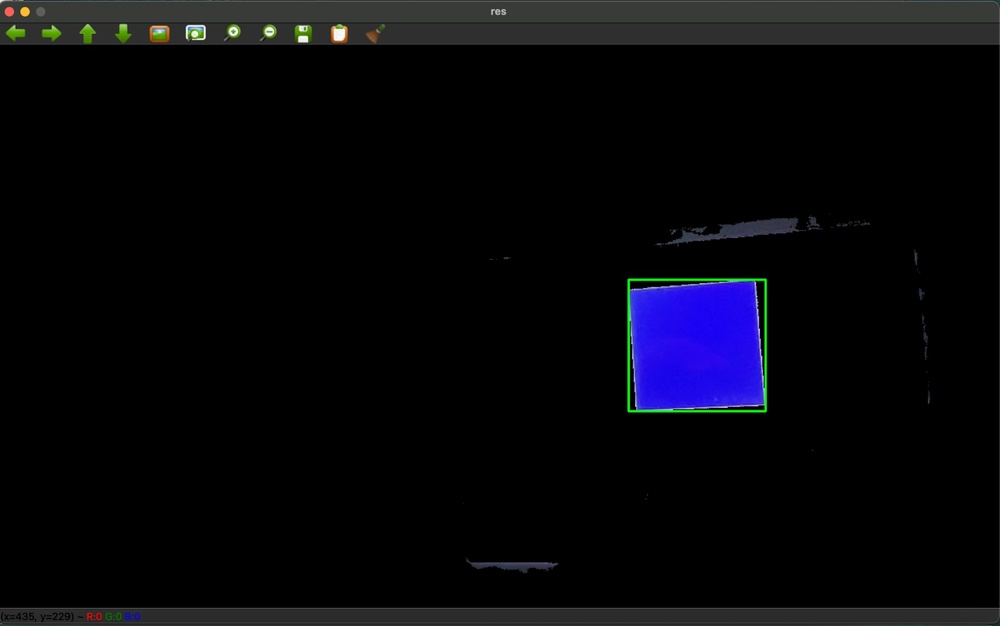
#> input picture 3FBFBD24-3759-42DE-847A-AD4AB1EC6988.jpeg, 1000 x 626 px, shrunk from 1600 x 1002 before the run, given in place of the camera
$ python task4.1.py
#> lines starting #> are read from the running program, lines starting #| are printed output that depends on the picture; after the words box and inside, x2 and y2 are one past the last pixel; in counts of white or black regions, pixels touching at a corner belong together
'''
References:
https://docs.opencv.org/4.x/df/d9d/tutorial_py_colorspaces.html
https://docs.opencv.org/4.x/dd/d49/tutorial_py_contour_features.html
Improvements: Turn res from BGR to GRAY.
              Add a if statement for contours so the program doesn't end if it did not capture the object.
'''
import numpy as np
import cv2 as cv


cap = cv.VideoCapture(0)
while(1):
    # Take each frame
    _, frame = cap.read()
#> frame is the input picture: shape (626, 1000, 3); mean B, G, R 11.6, 6.9, 6.9
    # Convert BGR to HSV
    hsv = cv.cvtColor(frame, cv.COLOR_BGR2HSV)
#> hsv: shape (626, 1000, 3); mean H, S, V 7.7, 11.1, 12.6
    # define range of blue color in HSV
    lower_blue = np.array([110,50,50])
    upper_blue = np.array([130,255,255])
    # Threshold the HSV image to get only blue colors
    mask = cv.inRange(hsv, lower_blue, upper_blue)
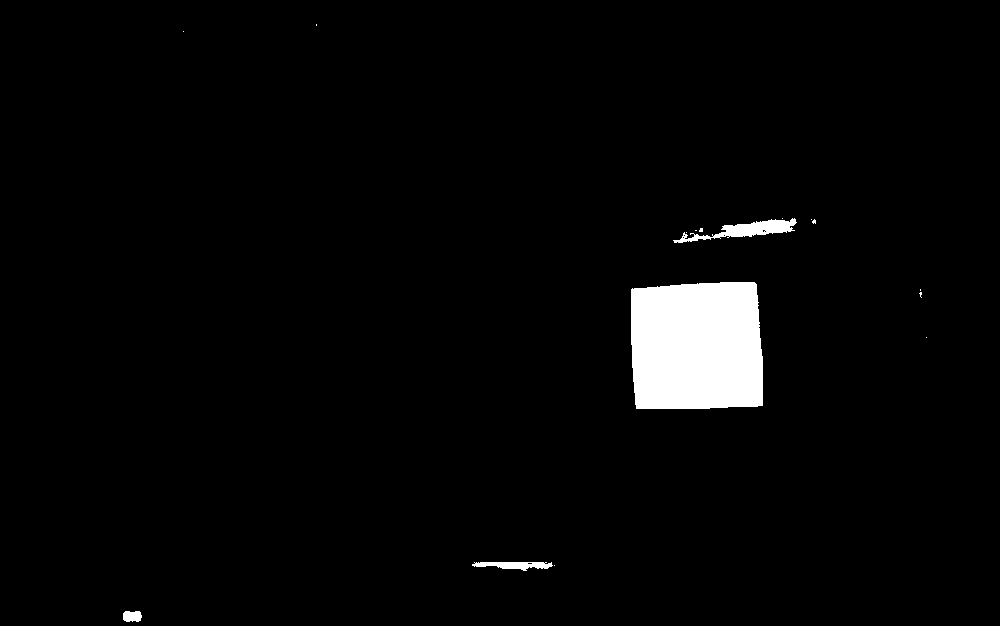
#> mask: shape (626, 1000); 2.8% white; 16 white regions (12 under 20 px), largest, box (x1, y1, x2, y2) and area: (631, 282, 763, 409) 15948, (673, 218, 797, 243) 1104, (472, 562, 553, 571) 456, (123, 611, 142, 622) 181
    # Bitwise-AND mask and original image
    res = cv.bitwise_and(frame,frame, mask= mask)
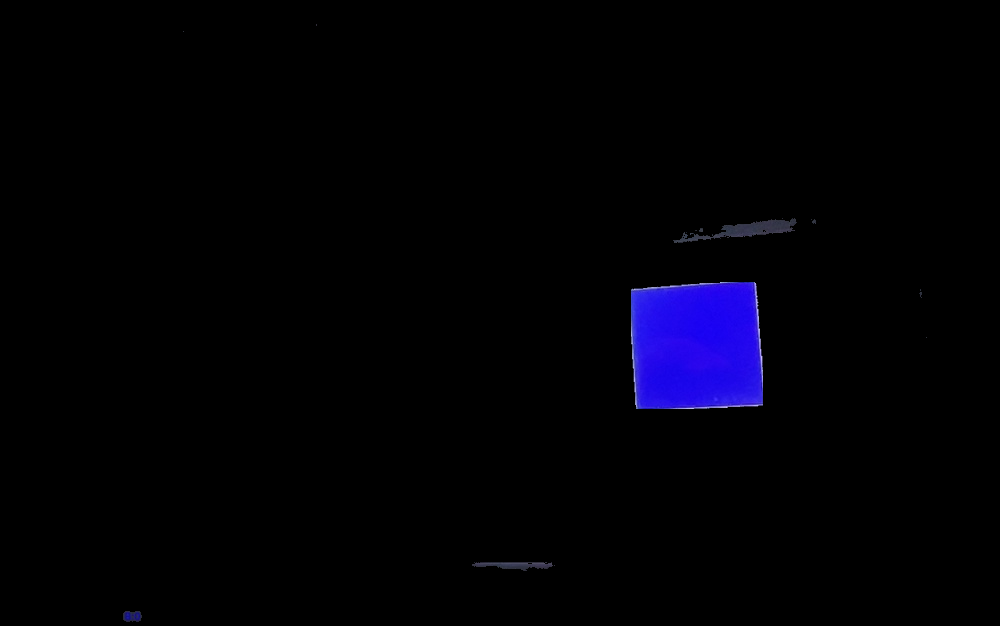
#> res: shape (626, 1000, 3); mean B, G, R 6.1, 0.6, 1.2

    gray = cv.cvtColor(res, cv.COLOR_BGR2GRAY)
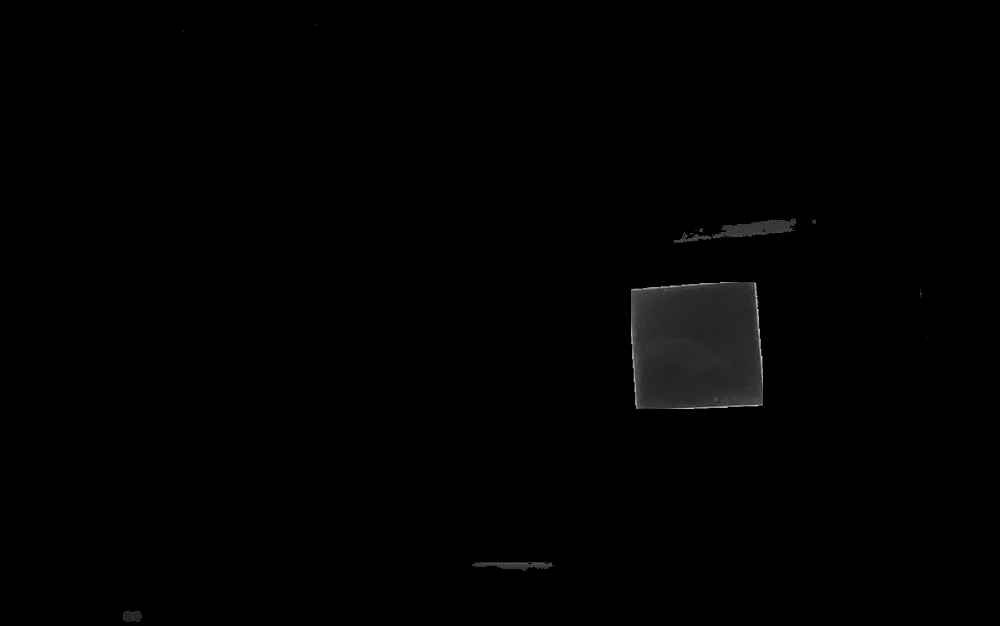
#> gray: shape (626, 1000); min 0, max 203, mean 1.4
    ret,thresh = cv.threshold(gray,127,255,0)
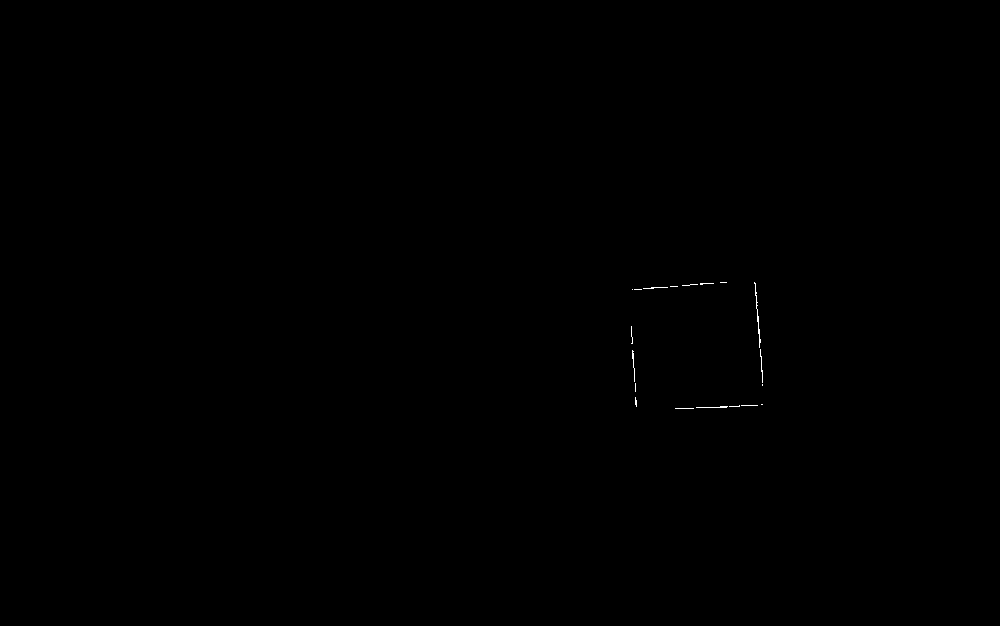
#> thresh: shape (626, 1000); 0.06% white in thin lines or dots, all inside (x1, y1, x2, y2) = (631, 282, 763, 409)
    contours,hierarchy = cv.findContours(thresh, 1, 2)
#> contours = 19 contours, 18 with area under 20; largest, box (x1, y1, x2, y2) and area: (754, 282, 761, 348) 21

    if contours:
        cnt = contours[0]
#> cnt = [[675, 408], [693, 408]]
    # M = cv.moments(cnt)
    # print( M )
        x,y,w,h = cv.boundingRect(cnt)
#> x = 675; y = 408; w = 19; h = 1
        cv.rectangle(res,(x,y),(x+w,y+h),(0,255,0),2)
#> res: shape (626, 1000, 3); 0.01% of pixels changed, all inside (x1, y1, x2, y2) = (674, 407, 696, 411)

    #cv.imshow('frame',frame)
    #cv.imshow('mask',mask)
    cv.imshow('res',res)

    k = cv.waitKey(5) & 0xFF
#> (key Esc is pressed here)
    if k == 27:
        break

cv.destroyAllWindows()
